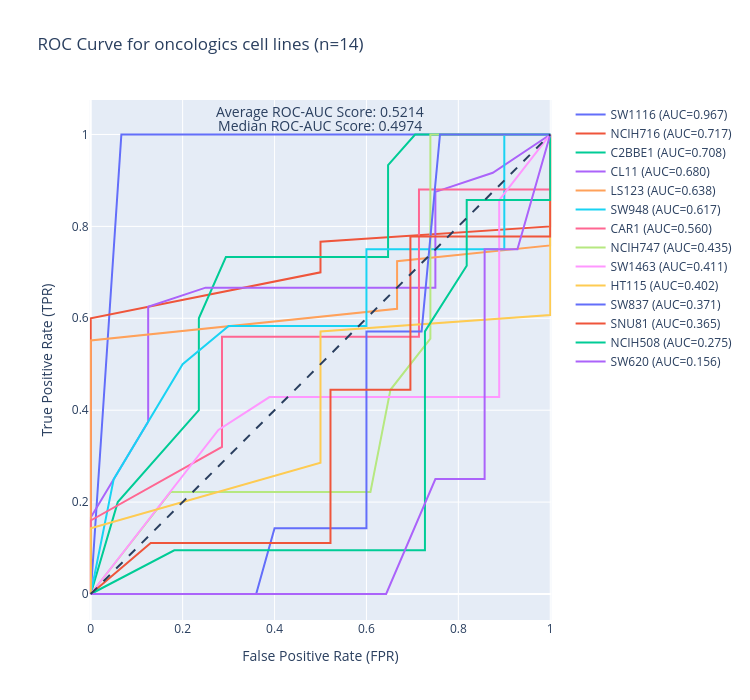

Notebook code for this chart:
### Markdown cell above
## 3. ROC and PR Curves (with New Features)

ROC (Receiver Operating Characteristic) and PR (Precision-Recall) curves assess model discrimination ability.

**New features**:
- **Enhanced hover**: Shows threshold, MCC, balanced accuracy, N pos/neg, confidence intervals
- **Threshold sweeps**: Micro-sensitivity analysis around the configured threshold
- **Bootstrap CIs**: Confidence intervals for AUC scores (if enabled in config)

**Interpretation**:
- **ROC-AUC > 0.7**: Good discrimination
- **PR-AUC**: Better for imbalanced datasets
- Curves closer to top-left = better performance

### Code cell
# Generate ROC and PR curves with all enhancements
make_roc_plots(
    results_dir=str(results_dir),
    plots_dir=str(plots_dir),
    show=show,
    tissue='oncologics',
    width=750,
    height=700,
    plot_sweeps=True  # Enable threshold sweep visualization
)

### Figure 1 — Plotly figure (JSON) as saved in the notebook; plotly's stock layout.template omitted (floating-point values rounded to 4 significant figures)
{"data": [{"customdata": [[0.001, 0.6, 2, 30, 0.9157, 1, 0.2, 1], [0.001, 0.6, 2, 30, 0.9157, 1, 0.2, 1], [0.001, 0.6, 2, 30, 0.9157, 1, 0.2, 1], [0.001, 0.6, 2, 30, 0.9157, 1, 0.2, 1], [0.001, 0.6, 2, 30, 0.9157, 1, 0.2, 1], [0.001, 0.6, 2, 30, 0.9157, 1, 0.2, 1], [0.001, 0.6, 2, 30, 0.9157, 1, 0.2, 1], [0.001, 0.6, 2, 30, 0.9157, 1, 0.2, 1]], "hovertemplate": "<b>%{text}</b><br>x=%{x:.3f}, y=%{y:.3f}<br>threshold=%{customdata[0]}<br>BalAcc=%{customdata[1]}<br>Npos=%{customdata[2]} | Nneg=%{customdata[3]}<br>ROC CI=[%{customdata[4]}, %{customdata[5]}]<br>PR CI=[%{customdata[6]}, %{customdata[7]}]<extra></extra>", "mode": "lines", "name": "SW1116 (AUC=0.967)", "text": ["SW1116", "SW1116", "SW1116", "SW1116", "SW1116", "SW1116", "SW1116", "SW1116"], "type": "scatter", "x": [0, 0.06667, 0.2667, 0.4667, 0.6, 0.7333, 0.8, 1], "y": [0, 1, 1, 1, 1, 1, 1, 1]}, {"customdata": [[0.001, 0.6, 30, 2, 0.5172, 0.8871, 0.9329, 0.9948], [0.001, 0.6, 30, 2, 0.5172, 0.8871, 0.9329, 0.9948], [0.001, 0.6, 30, 2, 0.5172, 0.8871, 0.9329, 0.9948], [0.001, 0.6, 30, 2, 0.5172, 0.8871, 0.9329, 0.9948], [0.001, 0.6, 30, 2, 0.5172, 0.8871, 0.9329, 0.9948], [0.001, 0.6, 30, 2, 0.5172, 0.8871, 0.9329, 0.9948], [0.001, 0.6, 30, 2, 0.5172, 0.8871, 0.9329, 0.9948], [0.001, 0.6, 30, 2, 0.5172, 0.8871, 0.9329, 0.9948], [0.001, 0.6, 30, 2, 0.5172, 0.8871, 0.9329, 0.9948]], "hovertemplate": "<b>%{text}</b><br>x=%{x:.3f}, y=%{y:.3f}<br>threshold=%{customdata[0]}<br>BalAcc=%{customdata[1]}<br>Npos=%{customdata[2]} | Nneg=%{customdata[3]}<br>ROC CI=[%{customdata[4]}, %{customdata[5]}]<br>PR CI=[%{customdata[6]}, %{customdata[7]}]<extra></extra>", "mode": "lines", "name": "NCIH716 (AUC=0.717)", "text": ["NCIH716", "NCIH716", "NCIH716", "NCIH716", "NCIH716", "NCIH716", "NCIH716", "NCIH716", "NCIH716"], "type": "scatter", "x": [0, 0, 0, 0, 0, 0.5, 0.5, 1, 1], "y": [0, 0.1333, 0.3333, 0.5333, 0.6, 0.7, 0.7667, 0.8, 1]}, {"customdata": [[0.001, 0.5431, 15, 17, 0.5028, 0.8737, 0.4333, 0.8735], [0.001, 0.5431, 15, 17, 0.5028, 0.8737, 0.4333, 0.8735], [0.001, 0.5431, 15, 17, 0.5028, 0.8737, 0.4333, 0.8735], [0.001, 0.5431, 15, 17, 0.5028, 0.8737, 0.4333, 0.8735], [0.001, 0.5431, 15, 17, 0.5028, 0.8737, 0.4333, 0.8735], [0.001, 0.5431, 15, 17, 0.5028, 0.8737, 0.4333, 0.8735], [0.001, 0.5431, 15, 17, 0.5028, 0.8737, 0.4333, 0.8735], [0.001, 0.5431, 15, 17, 0.5028, 0.8737, 0.4333, 0.8735], [0.001, 0.5431, 15, 17, 0.5028, 0.8737, 0.4333, 0.8735], [0.001, 0.5431, 15, 17, 0.5028, 0.8737, 0.4333, 0.8735], [0.001, 0.5431, 15, 17, 0.5028, 0.8737, 0.4333, 0.8735]], "hovertemplate": "<b>%{text}</b><br>x=%{x:.3f}, y=%{y:.3f}<br>threshold=%{customdata[0]}<br>BalAcc=%{customdata[1]}<br>Npos=%{customdata[2]} | Nneg=%{customdata[3]}<br>ROC CI=[%{customdata[4]}, %{customdata[5]}]<br>PR CI=[%{customdata[6]}, %{customdata[7]}]<extra></extra>", "mode": "lines", "name": "C2BBE1 (AUC=0.708)", "text": ["C2BBE1", "C2BBE1", "C2BBE1", "C2BBE1", "C2BBE1", "C2BBE1", "C2BBE1", "C2BBE1", "C2BBE1", "C2BBE1", "C2BBE1"], "type": "scatter", "x": [0, 0.05882, 0.2353, 0.2353, 0.2941, 0.5294, 0.6471, 0.6471, 0.7059, 0.8235, 1], "y": [0, 0.2, 0.4, 0.6, 0.7333, 0.7333, 0.7333, 0.9333, 1, 1, 1]}, {"customdata": [[0.001, 0.4583, 24, 8, 0.4542, 0.8615, 0.738, 0.9699], [0.001, 0.4583, 24, 8, 0.4542, 0.8615, 0.738, 0.9699], [0.001, 0.4583, 24, 8, 0.4542, 0.8615, 0.738, 0.9699], [0.001, 0.4583, 24, 8, 0.4542, 0.8615, 0.738, 0.9699], [0.001, 0.4583, 24, 8, 0.4542, 0.8615, 0.738, 0.9699], [0.001, 0.4583, 24, 8, 0.4542, 0.8615, 0.738, 0.9699], [0.001, 0.4583, 24, 8, 0.4542, 0.8615, 0.738, 0.9699], [0.001, 0.4583, 24, 8, 0.4542, 0.8615, 0.738, 0.9699], [0.001, 0.4583, 24, 8, 0.4542, 0.8615, 0.738, 0.9699], [0.001, 0.4583, 24, 8, 0.4542, 0.8615, 0.738, 0.9699]], "hovertemplate": "<b>%{text}</b><br>x=%{x:.3f}, y=%{y:.3f}<br>threshold=%{customdata[0]}<br>BalAcc=%{customdata[1]}<br>Npos=%{customdata[2]} | Nneg=%{customdata[3]}<br>ROC CI=[%{customdata[4]}, %{customdata[5]}]<br>PR CI=[%{customdata[6]}, %{customdata[7]}]<extra></extra>", "mode": "lines", "name": "CL11 (AUC=0.680)", "text": ["CL11", "CL11", "CL11", "CL11", "CL11", "CL11", "CL11", "CL11", "CL11", "CL11"], "type": "scatter", "x": [0, 0, 0.125, 0.125, 0.25, 0.75, 0.75, 0.75, 0.875, 1], "y": [0, 0.1667, 0.375, 0.625, 0.6667, 0.6667, 0.75, 0.875, 0.9167, 1]}, {"customdata": [[0.001, 0.5287, 29, 3, 0.4455, 0.8226, 0.8855, 0.9901], [0.001, 0.5287, 29, 3, 0.4455, 0.8226, 0.8855, 0.9901], [0.001, 0.5287, 29, 3, 0.4455, 0.8226, 0.8855, 0.9901], [0.001, 0.5287, 29, 3, 0.4455, 0.8226, 0.8855, 0.9901], [0.001, 0.5287, 29, 3, 0.4455, 0.8226, 0.8855, 0.9901], [0.001, 0.5287, 29, 3, 0.4455, 0.8226, 0.8855, 0.9901], [0.001, 0.5287, 29, 3, 0.4455, 0.8226, 0.8855, 0.9901], [0.001, 0.5287, 29, 3, 0.4455, 0.8226, 0.8855, 0.9901], [0.001, 0.5287, 29, 3, 0.4455, 0.8226, 0.8855, 0.9901], [0.001, 0.5287, 29, 3, 0.4455, 0.8226, 0.8855, 0.9901]], "hovertemplate": "<b>%{text}</b><br>x=%{x:.3f}, y=%{y:.3f}<br>threshold=%{customdata[0]}<br>BalAcc=%{customdata[1]}<br>Npos=%{customdata[2]} | Nneg=%{customdata[3]}<br>ROC CI=[%{customdata[4]}, %{customdata[5]}]<br>PR CI=[%{customdata[6]}, %{customdata[7]}]<extra></extra>", "mode": "lines", "name": "LS123 (AUC=0.638)", "text": ["LS123", "LS123", "LS123", "LS123", "LS123", "LS123", "LS123", "LS123", "LS123", "LS123"], "type": "scatter", "x": [0, 0, 0, 0, 0.6667, 0.6667, 1, 1, 1, 1], "y": [0, 0.1379, 0.3448, 0.5517, 0.6207, 0.7241, 0.7586, 0.8276, 0.931, 1]}, {"customdata": [[0.001, 0.475, 12, 20, 0.3927, 0.8422, 0.3165, 0.8226], [0.001, 0.475, 12, 20, 0.3927, 0.8422, 0.3165, 0.8226], [0.001, 0.475, 12, 20, 0.3927, 0.8422, 0.3165, 0.8226], [0.001, 0.475, 12, 20, 0.3927, 0.8422, 0.3165, 0.8226], [0.001, 0.475, 12, 20, 0.3927, 0.8422, 0.3165, 0.8226], [0.001, 0.475, 12, 20, 0.3927, 0.8422, 0.3165, 0.8226], [0.001, 0.475, 12, 20, 0.3927, 0.8422, 0.3165, 0.8226], [0.001, 0.475, 12, 20, 0.3927, 0.8422, 0.3165, 0.8226], [0.001, 0.475, 12, 20, 0.3927, 0.8422, 0.3165, 0.8226], [0.001, 0.475, 12, 20, 0.3927, 0.8422, 0.3165, 0.8226]], "hovertemplate": "<b>%{text}</b><br>x=%{x:.3f}, y=%{y:.3f}<br>threshold=%{customdata[0]}<br>BalAcc=%{customdata[1]}<br>Npos=%{customdata[2]} | Nneg=%{customdata[3]}<br>ROC CI=[%{customdata[4]}, %{customdata[5]}]<br>PR CI=[%{customdata[6]}, %{customdata[7]}]<extra></extra>", "mode": "lines", "name": "SW948 (AUC=0.617)", "text": ["SW948", "SW948", "SW948", "SW948", "SW948", "SW948", "SW948", "SW948", "SW948", "SW948"], "type": "scatter", "x": [0, 0.05, 0.2, 0.3, 0.6, 0.6, 0.8, 0.9, 0.9, 1], "y": [0, 0.25, 0.5, 0.5833, 0.5833, 0.75, 0.75, 0.75, 1, 1]}, {"customdata": [[0.001, 0.44, 25, 7, 0.326, 0.7888, 0.6907, 0.9676], [0.001, 0.44, 25, 7, 0.326, 0.7888, 0.6907, 0.9676], [0.001, 0.44, 25, 7, 0.326, 0.7888, 0.6907, 0.9676], [0.001, 0.44, 25, 7, 0.326, 0.7888, 0.6907, 0.9676], [0.001, 0.44, 25, 7, 0.326, 0.7888, 0.6907, 0.9676], [0.001, 0.44, 25, 7, 0.326, 0.7888, 0.6907, 0.9676], [0.001, 0.44, 25, 7, 0.326, 0.7888, 0.6907, 0.9676], [0.001, 0.44, 25, 7, 0.326, 0.7888, 0.6907, 0.9676]], "hovertemplate": "<b>%{text}</b><br>x=%{x:.3f}, y=%{y:.3f}<br>threshold=%{customdata[0]}<br>BalAcc=%{customdata[1]}<br>Npos=%{customdata[2]} | Nneg=%{customdata[3]}<br>ROC CI=[%{customdata[4]}, %{customdata[5]}]<br>PR CI=[%{customdata[6]}, %{customdata[7]}]<extra></extra>", "mode": "lines", "name": "CAR1 (AUC=0.560)", "text": ["CAR1", "CAR1", "CAR1", "CAR1", "CAR1", "CAR1", "CAR1", "CAR1"], "type": "scatter", "x": [0, 0, 0.2857, 0.2857, 0.7143, 0.7143, 1, 1], "y": [0, 0.16, 0.32, 0.56, 0.56, 0.88, 0.88, 1]}, {"customdata": [[0.001, 0.3502, 9, 23, 0.2234, 0.6874, 0.1525, 0.5712], [0.001, 0.3502, 9, 23, 0.2234, 0.6874, 0.1525, 0.5712], [0.001, 0.3502, 9, 23, 0.2234, 0.6874, 0.1525, 0.5712], [0.001, 0.3502, 9, 23, 0.2234, 0.6874, 0.1525, 0.5712], [0.001, 0.3502, 9, 23, 0.2234, 0.6874, 0.1525, 0.5712], [0.001, 0.3502, 9, 23, 0.2234, 0.6874, 0.1525, 0.5712], [0.001, 0.3502, 9, 23, 0.2234, 0.6874, 0.1525, 0.5712], [0.001, 0.3502, 9, 23, 0.2234, 0.6874, 0.1525, 0.5712], [0.001, 0.3502, 9, 23, 0.2234, 0.6874, 0.1525, 0.5712], [0.001, 0.3502, 9, 23, 0.2234, 0.6874, 0.1525, 0.5712]], "hovertemplate": "<b>%{text}</b><br>x=%{x:.3f}, y=%{y:.3f}<br>threshold=%{customdata[0]}<br>BalAcc=%{customdata[1]}<br>Npos=%{customdata[2]} | Nneg=%{customdata[3]}<br>ROC CI=[%{customdata[4]}, %{customdata[5]}]<br>PR CI=[%{customdata[6]}, %{customdata[7]}]<extra></extra>", "mode": "lines", "name": "NCIH747 (AUC=0.435)", "text": ["NCIH747", "NCIH747", "NCIH747", "NCIH747", "NCIH747", "NCIH747", "NCIH747", "NCIH747", "NCIH747", "NCIH747"], "type": "scatter", "x": [0, 0.08696, 0.1739, 0.2609, 0.4348, 0.6087, 0.6522, 0.7391, 0.7391, 1], "y": [0, 0.1111, 0.2222, 0.2222, 0.2222, 0.2222, 0.4444, 0.5556, 1, 1]}, {"customdata": [[0.001, 0.381, 14, 18, 0.1903, 0.6311, 0.2642, 0.6776], [0.001, 0.381, 14, 18, 0.1903, 0.6311, 0.2642, 0.6776], [0.001, 0.381, 14, 18, 0.1903, 0.6311, 0.2642, 0.6776], [0.001, 0.381, 14, 18, 0.1903, 0.6311, 0.2642, 0.6776], [0.001, 0.381, 14, 18, 0.1903, 0.6311, 0.2642, 0.6776], [0.001, 0.381, 14, 18, 0.1903, 0.6311, 0.2642, 0.6776], [0.001, 0.381, 14, 18, 0.1903, 0.6311, 0.2642, 0.6776], [0.001, 0.381, 14, 18, 0.1903, 0.6311, 0.2642, 0.6776], [0.001, 0.381, 14, 18, 0.1903, 0.6311, 0.2642, 0.6776]], "hovertemplate": "<b>%{text}</b><br>x=%{x:.3f}, y=%{y:.3f}<br>threshold=%{customdata[0]}<br>BalAcc=%{customdata[1]}<br>Npos=%{customdata[2]} | Nneg=%{customdata[3]}<br>ROC CI=[%{customdata[4]}, %{customdata[5]}]<br>PR CI=[%{customdata[6]}, %{customdata[7]}]<extra></extra>", "mode": "lines", "name": "SW1463 (AUC=0.411)", "text": ["SW1463", "SW1463", "SW1463", "SW1463", "SW1463", "SW1463", "SW1463", "SW1463", "SW1463"], "type": "scatter", "x": [0, 0.1111, 0.2778, 0.3889, 0.5, 0.6667, 0.8889, 0.8889, 1], "y": [0, 0.1429, 0.3571, 0.4286, 0.4286, 0.4286, 0.4286, 0.8571, 1]}, {"customdata": [[0.001, 0.3571, 28, 4, 0.1667, 0.6946, 0.7339, 0.974], [0.001, 0.3571, 28, 4, 0.1667, 0.6946, 0.7339, 0.974], [0.001, 0.3571, 28, 4, 0.1667, 0.6946, 0.7339, 0.974], [0.001, 0.3571, 28, 4, 0.1667, 0.6946, 0.7339, 0.974], [0.001, 0.3571, 28, 4, 0.1667, 0.6946, 0.7339, 0.974], [0.001, 0.3571, 28, 4, 0.1667, 0.6946, 0.7339, 0.974], [0.001, 0.3571, 28, 4, 0.1667, 0.6946, 0.7339, 0.974], [0.001, 0.3571, 28, 4, 0.1667, 0.6946, 0.7339, 0.974], [0.001, 0.3571, 28, 4, 0.1667, 0.6946, 0.7339, 0.974], [0.001, 0.3571, 28, 4, 0.1667, 0.6946, 0.7339, 0.974]], "hovertemplate": "<b>%{text}</b><br>x=%{x:.3f}, y=%{y:.3f}<br>threshold=%{customdata[0]}<br>BalAcc=%{customdata[1]}<br>Npos=%{customdata[2]} | Nneg=%{customdata[3]}<br>ROC CI=[%{customdata[4]}, %{customdata[5]}]<br>PR CI=[%{customdata[6]}, %{customdata[7]}]<extra></extra>", "mode": "lines", "name": "HT115 (AUC=0.402)", "text": ["HT115", "HT115", "HT115", "HT115", "HT115", "HT115", "HT115", "HT115", "HT115", "HT115"], "type": "scatter", "x": [0, 0, 0.5, 0.5, 0.5, 1, 1, 1, 1, 1], "y": [0, 0.1429, 0.2857, 0.5, 0.5714, 0.6071, 0.7143, 0.7857, 0.9286, 1]}, {"customdata": [[0.001, 0.3714, 7, 25, 0.1841, 0.5521, 0.09892, 0.403], [0.001, 0.3714, 7, 25, 0.1841, 0.5521, 0.09892, 0.403], [0.001, 0.3714, 7, 25, 0.1841, 0.5521, 0.09892, 0.403], [0.001, 0.3714, 7, 25, 0.1841, 0.5521, 0.09892, 0.403], [0.001, 0.3714, 7, 25, 0.1841, 0.5521, 0.09892, 0.403], [0.001, 0.3714, 7, 25, 0.1841, 0.5521, 0.09892, 0.403], [0.001, 0.3714, 7, 25, 0.1841, 0.5521, 0.09892, 0.403], [0.001, 0.3714, 7, 25, 0.1841, 0.5521, 0.09892, 0.403], [0.001, 0.3714, 7, 25, 0.1841, 0.5521, 0.09892, 0.403], [0.001, 0.3714, 7, 25, 0.1841, 0.5521, 0.09892, 0.403], [0.001, 0.3714, 7, 25, 0.1841, 0.5521, 0.09892, 0.403]], "hovertemplate": "<b>%{text}</b><br>x=%{x:.3f}, y=%{y:.3f}<br>threshold=%{customdata[0]}<br>BalAcc=%{customdata[1]}<br>Npos=%{customdata[2]} | Nneg=%{customdata[3]}<br>ROC CI=[%{customdata[4]}, %{customdata[5]}]<br>PR CI=[%{customdata[6]}, %{customdata[7]}]<extra></extra>", "mode": "lines", "name": "SW837 (AUC=0.371)", "text": ["SW837", "SW837", "SW837", "SW837", "SW837", "SW837", "SW837", "SW837", "SW837", "SW837", "SW837"], "type": "scatter", "x": [0, 0.12, 0.2, 0.36, 0.4, 0.52, 0.6, 0.6, 0.72, 0.76, 1], "y": [0, 0, 0, 0, 0.1429, 0.1429, 0.1429, 0.5714, 0.5714, 1, 1]}, {"customdata": [[0.001, 0.3744, 9, 23, 0.1429, 0.5961, 0.1557, 0.5131], [0.001, 0.3744, 9, 23, 0.1429, 0.5961, 0.1557, 0.5131], [0.001, 0.3744, 9, 23, 0.1429, 0.5961, 0.1557, 0.5131], [0.001, 0.3744, 9, 23, 0.1429, 0.5961, 0.1557, 0.5131], [0.001, 0.3744, 9, 23, 0.1429, 0.5961, 0.1557, 0.5131], [0.001, 0.3744, 9, 23, 0.1429, 0.5961, 0.1557, 0.5131], [0.001, 0.3744, 9, 23, 0.1429, 0.5961, 0.1557, 0.5131], [0.001, 0.3744, 9, 23, 0.1429, 0.5961, 0.1557, 0.5131], [0.001, 0.3744, 9, 23, 0.1429, 0.5961, 0.1557, 0.5131], [0.001, 0.3744, 9, 23, 0.1429, 0.5961, 0.1557, 0.5131]], "hovertemplate": "<b>%{text}</b><br>x=%{x:.3f}, y=%{y:.3f}<br>threshold=%{customdata[0]}<br>BalAcc=%{customdata[1]}<br>Npos=%{customdata[2]} | Nneg=%{customdata[3]}<br>ROC CI=[%{customdata[4]}, %{customdata[5]}]<br>PR CI=[%{customdata[6]}, %{customdata[7]}]<extra></extra>", "mode": "lines", "name": "SNU81 (AUC=0.365)", "text": ["SNU81", "SNU81", "SNU81", "SNU81", "SNU81", "SNU81", "SNU81", "SNU81", "SNU81", "SNU81"], "type": "scatter", "x": [0, 0.1304, 0.2609, 0.5217, 0.5217, 0.6957, 0.6957, 0.8696, 1, 1], "y": [0, 0.1111, 0.1111, 0.1111, 0.4444, 0.4444, 0.7778, 0.7778, 0.7778, 1]}, {"customdata": [[0.001, 0.4481, 21, 11, 0.0641, 0.5086, 0.3872, 0.7524], [0.001, 0.4481, 21, 11, 0.0641, 0.5086, 0.3872, 0.7524], [0.001, 0.4481, 21, 11, 0.0641, 0.5086, 0.3872, 0.7524], [0.001, 0.4481, 21, 11, 0.0641, 0.5086, 0.3872, 0.7524], [0.001, 0.4481, 21, 11, 0.0641, 0.5086, 0.3872, 0.7524], [0.001, 0.4481, 21, 11, 0.0641, 0.5086, 0.3872, 0.7524], [0.001, 0.4481, 21, 11, 0.0641, 0.5086, 0.3872, 0.7524], [0.001, 0.4481, 21, 11, 0.0641, 0.5086, 0.3872, 0.7524], [0.001, 0.4481, 21, 11, 0.0641, 0.5086, 0.3872, 0.7524], [0.001, 0.4481, 21, 11, 0.0641, 0.5086, 0.3872, 0.7524]], "hovertemplate": "<b>%{text}</b><br>x=%{x:.3f}, y=%{y:.3f}<br>threshold=%{customdata[0]}<br>BalAcc=%{customdata[1]}<br>Npos=%{customdata[2]} | Nneg=%{customdata[3]}<br>ROC CI=[%{customdata[4]}, %{customdata[5]}]<br>PR CI=[%{customdata[6]}, %{customdata[7]}]<extra></extra>", "mode": "lines", "name": "NCIH508 (AUC=0.275)", "text": ["NCIH508", "NCIH508", "NCIH508", "NCIH508", "NCIH508", "NCIH508", "NCIH508", "NCIH508", "NCIH508", "NCIH508"], "type": "scatter", "x": [0, 0.1818, 0.7273, 0.7273, 0.7273, 0.7273, 0.8182, 0.8182, 1, 1], "y": [0, 0.09524, 0.09524, 0.1905, 0.4762, 0.5714, 0.7143, 0.8571, 0.8571, 1]}, {"customdata": [[0.001, 0.4464, 4, 28, 0.02957, 0.3534, 0.03571, 0.22], [0.001, 0.4464, 4, 28, 0.02957, 0.3534, 0.03571, 0.22], [0.001, 0.4464, 4, 28, 0.02957, 0.3534, 0.03571, 0.22], [0.001, 0.4464, 4, 28, 0.02957, 0.3534, 0.03571, 0.22], [0.001, 0.4464, 4, 28, 0.02957, 0.3534, 0.03571, 0.22], [0.001, 0.4464, 4, 28, 0.02957, 0.3534, 0.03571, 0.22], [0.001, 0.4464, 4, 28, 0.02957, 0.3534, 0.03571, 0.22], [0.001, 0.4464, 4, 28, 0.02957, 0.3534, 0.03571, 0.22], [0.001, 0.4464, 4, 28, 0.02957, 0.3534, 0.03571, 0.22], [0.001, 0.4464, 4, 28, 0.02957, 0.3534, 0.03571, 0.22]], "hovertemplate": "<b>%{text}</b><br>x=%{x:.3f}, y=%{y:.3f}<br>threshold=%{customdata[0]}<br>BalAcc=%{customdata[1]}<br>Npos=%{customdata[2]} | Nneg=%{customdata[3]}<br>ROC CI=[%{customdata[4]}, %{customdata[5]}]<br>PR CI=[%{customdata[6]}, %{customdata[7]}]<extra></extra>", "mode": "lines", "name": "SW620 (AUC=0.156)", "text": ["SW620", "SW620", "SW620", "SW620", "SW620", "SW620", "SW620", "SW620", "SW620", "SW620"], "type": "scatter", "x": [0, 0.1429, 0.3571, 0.5714, 0.6429, 0.75, 0.8571, 0.8571, 0.9286, 1], "y": [0, 0, 0, 0, 0, 0.25, 0.25, 0.75, 0.75, 1]}], "layout": {"annotations": [{"font": {"size": 14}, "showarrow": false, "text": "Average ROC-AUC Score: 0.5214", "x": 0.5, "y": 1.05}, {"font": {"size": 14}, "showarrow": false, "text": "Median ROC-AUC Score: 0.4974", "x": 0.5, "y": 1.02}], "height": 700, "shapes": [{"line": {"dash": "dash"}, "type": "line", "x0": 0, "x1": 1, "y0": 0, "y1": 1}], "title": {"text": "ROC Curve for oncologics cell lines (n=14)"}, "width": 750, "xaxis": {"constrain": "domain", "title": {"text": "False Positive Rate (FPR)"}}, "yaxis": {"scaleanchor": "x", "scaleratio": 1, "title": {"text": "True Positive Rate (TPR)"}}}}
